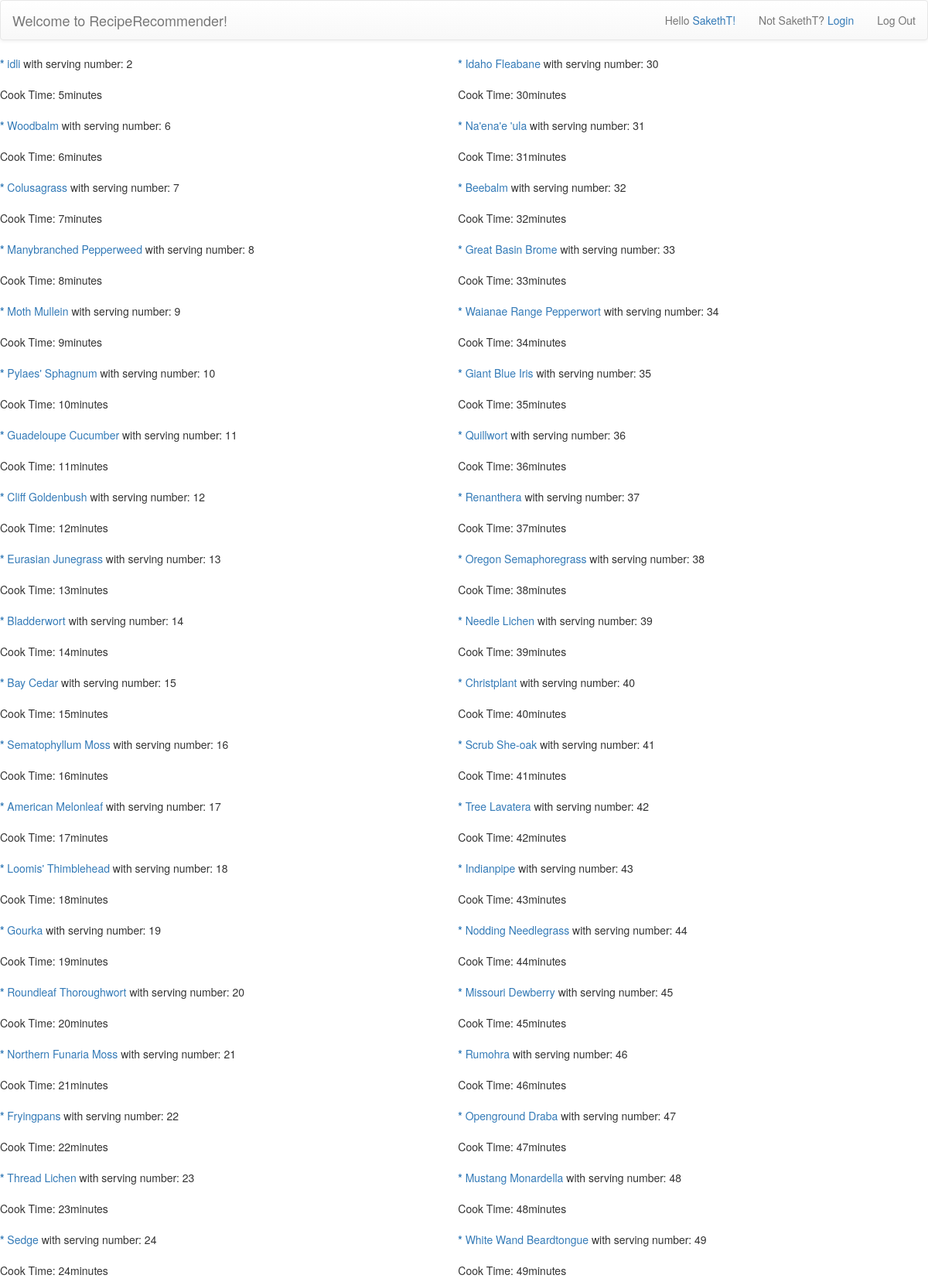
The page /Search.php (signed in, upper part) on the database its author committed.
### tables this page shows
CREATE TABLE `recipe` (
  `rid` mediumint(9) NOT NULL,
  `uname` varchar(40) DEFAULT NULL,
  `rtitle` varchar(100) NOT NULL,
  `rServNum` int(11) DEFAULT NULL,
  `rCookTime` int(11) DEFAULT NULL,
  `rSteps` varchar(1200) DEFAULT NULL,
  `rtime` datetime DEFAULT NULL
);

### Search.php (the view, shortened to what this page needs)
<!DOCTYPE html>
<html>
<head>
<link rel="stylesheet" href="https://maxcdn.bootstrapcdn.com/bootstrap/3.3.7/css/bootstrap.min.css">
<link rel="stylesheet" href="https://maxcdn.bootstrapcdn.com/bootstrap/3.3.7/css/bootstrap-theme.min.css">
<?php
	$keyword =$_SESSION['rkeyword'];
	$query="select * from recipe where rtitle LIKE '%".$keyword."%' OR rSteps LIKE '%".$keyword."%' or rid in (select rid from recipeTag natural join Tag where  tname LIKE '%".$keyword."%')";
	$result = mysqli_query($con,$query);
	if ($result) $num = mysqli_num_rows($result);
	else { echo "false query";}
?>
</head>
<body>
<nav class="navbar navbar-default" role="navigation">
    <div class="container-fluid">
        <div class="navbar-header">
            <a class="navbar-brand" href="index.php"> Welcome to RecipeRecommender!</a>
        </div>
        <div class="pull-right" id="navbar1">
            <ul class="nav navbar-nav navbar-right">
                <?php if (isset($_SESSION['uname'])) { ?>
                <li><p class="navbar-text">Hello <a href="UserInfo.php"><?php echo $_SESSION['uname']."!"; ?></a></p></li>
                <li><p class="navbar-text">Not  <?php echo $_SESSION['uname']."? "; ?><a href="login.php">Login</a></p></li>
                <li><a href="logout.php">Log Out</a></li>
                <?php } else { ?>
                <li><a href="login.php">Login</a></li>
                <li><a href="register.php">Sign Up</a></li>
                <?php } ?>
            </ul>
        </div>
    </div>
</nav>
<table width="100%">
<tr>
<?php
	if(isset($num)){
	if($num == 0) echo '<div class="alert alert-danger"><strong> "No recipe is found. Please try again in <a href="index.php"> home page.</a>"</strong>'.'</div> ';
	else {
		while($row = mysqli_fetch_assoc($result)){
    		$narray[] = $row;
		}
    	$rowCount = 0;
    	$max_recipe = $num;
  		$max_column = 2;
  		if ($max_recipe % $max_column == 0) {
  			$max_per_column=$max_recipe/$max_column;
  		} else {
  			$max_per_column=$max_recipe/$max_column +1;
  		}
    	foreach($narray as $key => $value) if ($rowCount < $max_recipe) { ?>
   		<?php if($rowCount % $max_per_column == 0) {  ?>
     	<td><table>
   		<?php }
		$rid = $value["rid"];
		$rtitle = $value["rtitle"];
			$rServNum= $value["rServNum"];
			$rCookTime= $value["rCookTime"];
			$resultim = mysqli_query($con, "SELECT RecipeImgDir FROM RecipeImg WHERE rid = '" . $rid. "' limit 1");
			if (mysqli_num_rows($resultim)==1){
				$rowIm = mysqli_fetch_array($resultim);
				$MyPhoto=  $rowIm['RecipeImgDir'];
				$iId = "<img src= 'http://localhost/proj2/Images/".$MyPhoto."'width = 300/>";
			} else {
				$iId = '';
			}
			?>
       	<tr>
         <td><?php echo '<a href="recipe.php?rid=' . $rid . '">' ."<b>* </b>" . $rtitle. '</a>'." with serving number: ".$rServNum."<br>" .$iId . "<br> Cook Time: ".$rCookTime."minutes <br> <br>"; ?></td>
       	</tr>
       	<?php if($rowCount % $max_per_column == $max_per_column -1) {  ?>
     		</table></td>
   		<?php } ?>
		<?php $rowCount++; }
	}}?>
</tr>
</table>
</body>
</html>

### rows shown on the page
recipe: rtitle "idli", rServNum "2", rCookTime "5"
recipe: rtitle "Woodbalm", rServNum "6", rCookTime "6"
recipe: rtitle "Colusagrass", rServNum "7", rCookTime "7"
recipe: rtitle "Manybranched Pepperweed", rServNum "8", rCookTime "8"
recipe: rtitle "Moth Mullein", rServNum "9", rCookTime "9"
recipe: rtitle "Pylaes' Sphagnum", rServNum "10", rCookTime "10"
recipe: rtitle "Guadeloupe Cucumber", rServNum "11", rCookTime "11"
recipe: rtitle "Cliff Goldenbush", rServNum "12", rCookTime "12"
recipe: rtitle "Eurasian Junegrass", rServNum "13", rCookTime "13"
recipe: rtitle "Bladderwort", rServNum "14", rCookTime "14"
recipe: rtitle "Bay Cedar", rServNum "15", rCookTime "15"
recipe: rtitle "Sematophyllum Moss", rServNum "16", rCookTime "16"
recipe: rtitle "American Melonleaf", rServNum "17", rCookTime "17"
recipe: rtitle "Loomis' Thimblehead", rServNum "18", rCookTime "18"
recipe: rtitle "Gourka", rServNum "19", rCookTime "19"
recipe: rtitle "Roundleaf Thoroughwort", rServNum "20", rCookTime "20"
recipe: rtitle "Northern Funaria Moss", rServNum "21", rCookTime "21"
recipe: rtitle "Fryingpans", rServNum "22", rCookTime "22"
recipe: rtitle "Thread Lichen", rServNum "23", rCookTime "23"
recipe: rtitle "Sedge", rServNum "24", rCookTime "24"
recipe: rtitle "Idaho Fleabane", rServNum "30", rCookTime "30"
recipe: rtitle "Na'ena'e 'ula", rServNum "31", rCookTime "31"
recipe: rtitle "Beebalm", rServNum "32", rCookTime "32"
recipe: rtitle "Great Basin Brome", rServNum "33", rCookTime "33"
recipe: rtitle "Waianae Range Pepperwort", rServNum "34", rCookTime "34"
recipe: rtitle "Giant Blue Iris", rServNum "35", rCookTime "35"
recipe: rtitle "Quillwort", rServNum "36", rCookTime "36"
recipe: rtitle "Renanthera", rServNum "37", rCookTime "37"
recipe: rtitle "Oregon Semaphoregrass", rServNum "38", rCookTime "38"
recipe: rtitle "Needle Lichen", rServNum "39", rCookTime "39"
recipe: rtitle "Christplant", rServNum "40", rCookTime "40"
recipe: rtitle "Scrub She-oak", rServNum "41", rCookTime "41"
recipe: rtitle "Tree Lavatera", rServNum "42", rCookTime "42"
recipe: rtitle "Indianpipe", rServNum "43", rCookTime "43"
recipe: rtitle "Nodding Needlegrass", rServNum "44", rCookTime "44"
recipe: rtitle "Missouri Dewberry", rServNum "45", rCookTime "45"
recipe: rtitle "Rumohra", rServNum "46", rCookTime "46"
recipe: rtitle "Openground Draba", rServNum "47", rCookTime "47"
recipe: rtitle "Mustang Monardella", rServNum "48", rCookTime "48"
recipe: rtitle "White Wand Beardtongue", rServNum "49", rCookTime "49"

### other values the page prints
$_SESSION['uname'] "SakethT"
